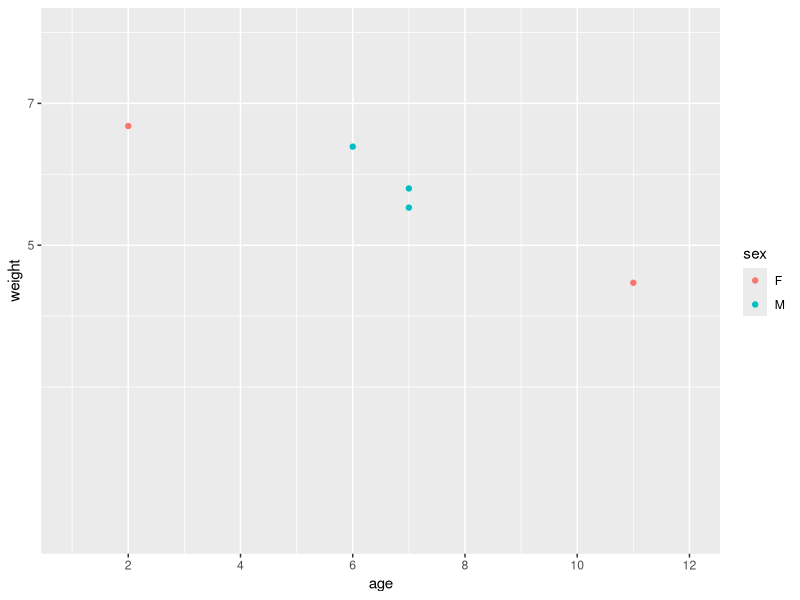
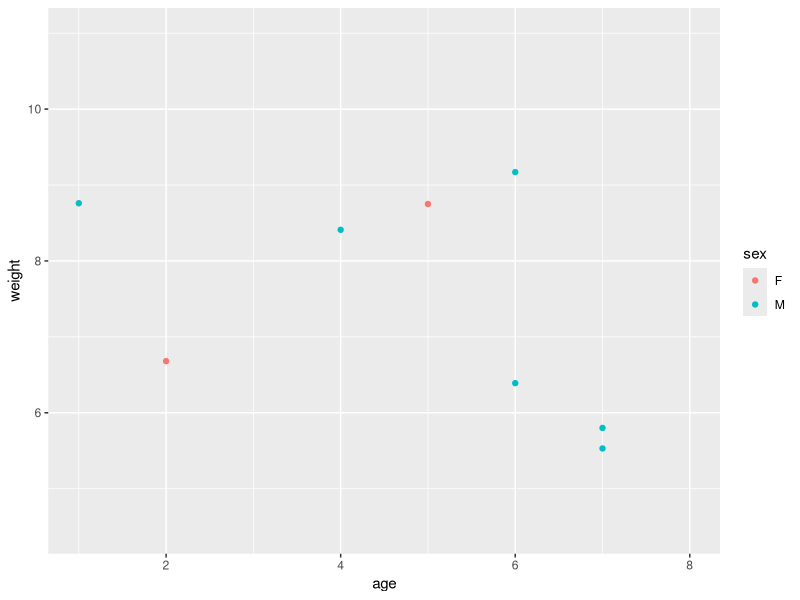
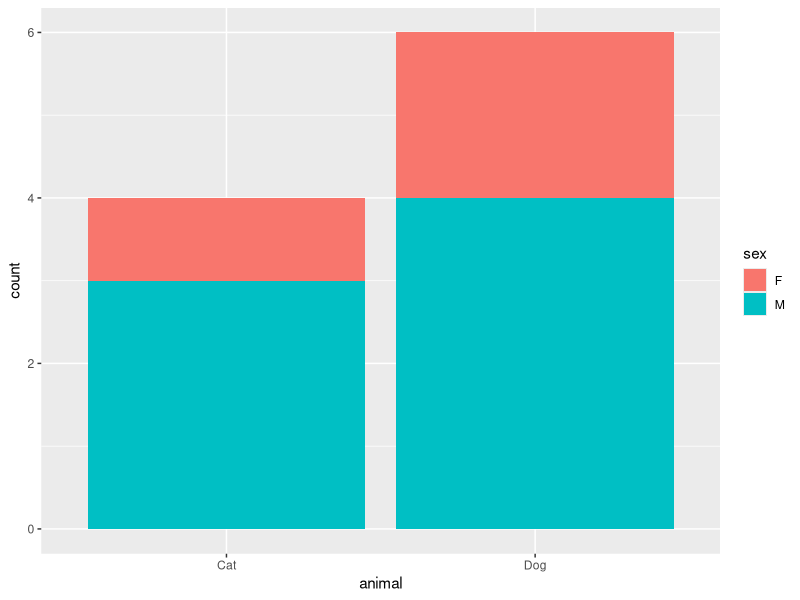
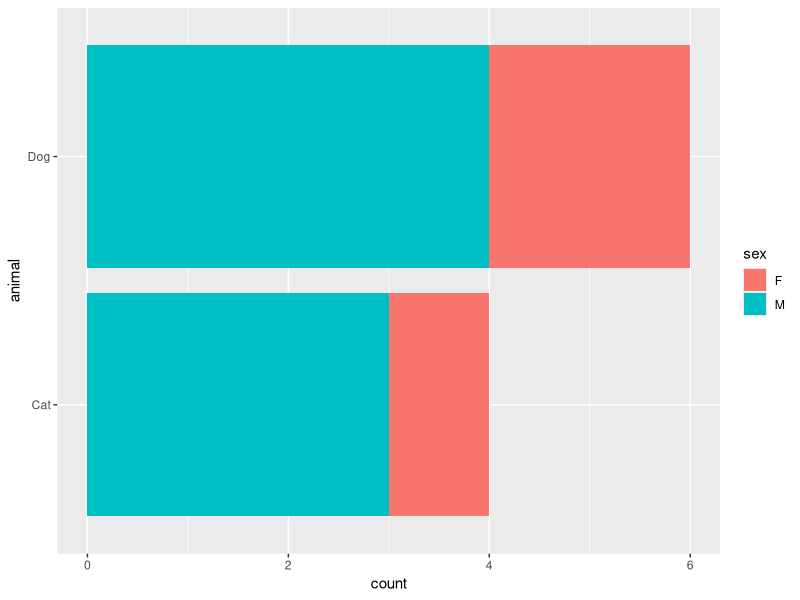
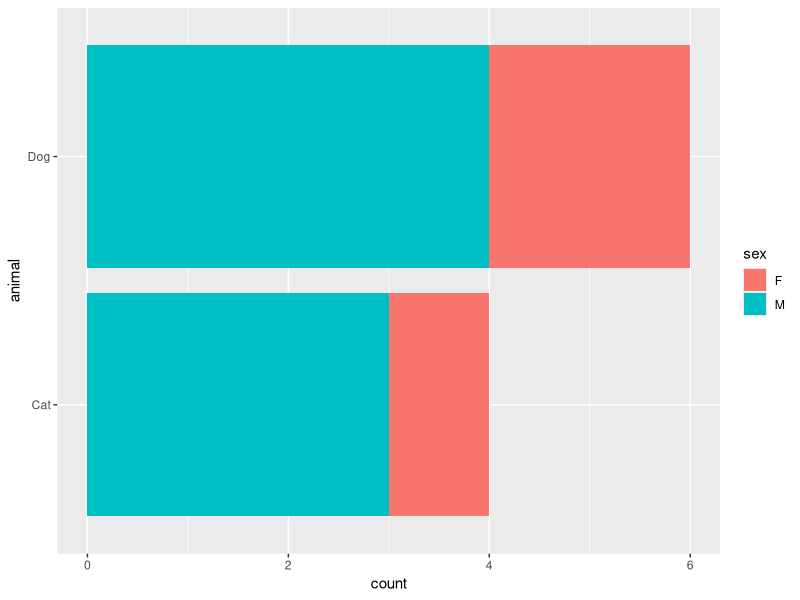
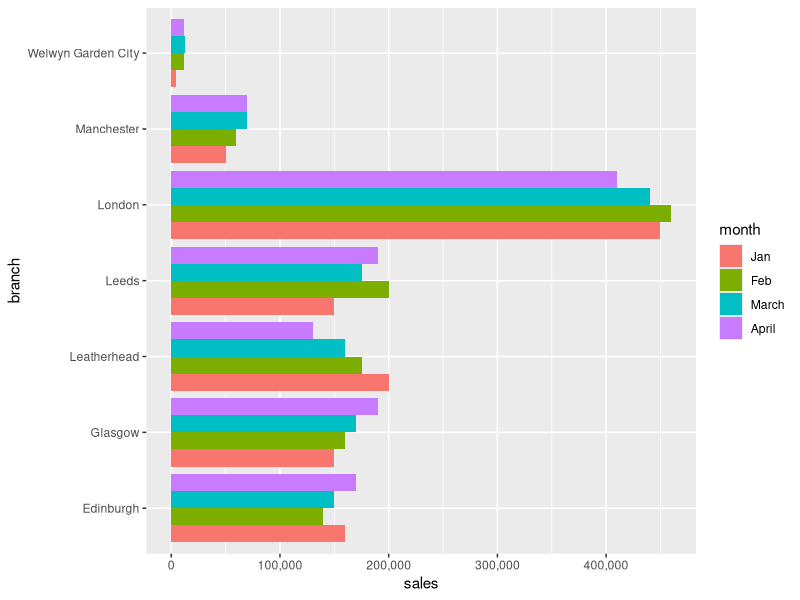
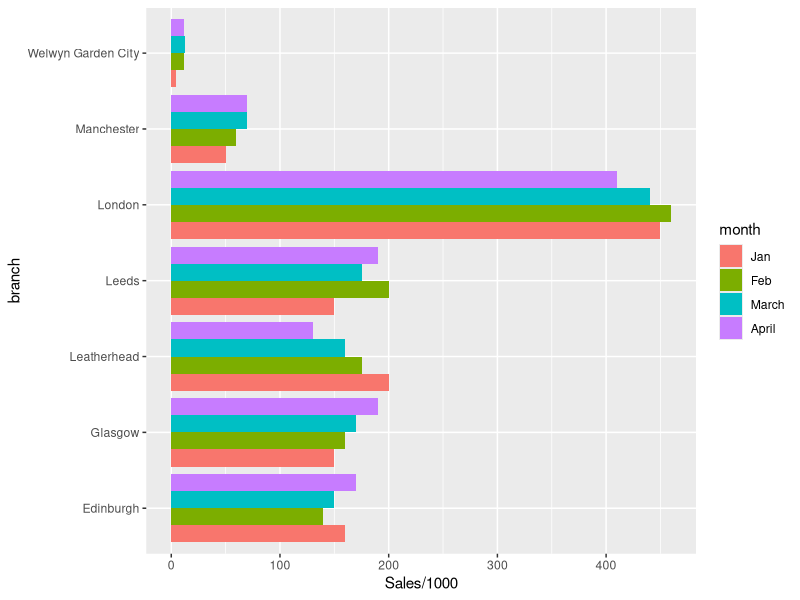

Reproduce these figures in R, in order.
## ---- chunk 1
library(tidyverse)
## ---- chunk 2
pets <- read_csv("data/pets.csv")
## ---- chunk 3
ggplot(pets) +
  aes(x = age, y = weight, colour = sex) +
  geom_point() +
  scale_x_continuous(breaks = seq(2, 14, by = 2)) +
  scale_y_continuous(breaks = c(5, 7, 9, 11), limits = c(1, 8))
## ---- chunk 4
ggplot(pets) + 
  aes(x = age, y = weight, colour = sex) +
  geom_point() +
  xlim(1, 8)
## ---- chunk 5
ggplot(pets) +
  aes(x = animal, fill = sex) +
  geom_bar()
## ---- chunk 6
ggplot(pets) +
  aes(x = animal, fill = sex) +
  geom_bar() +
  coord_flip()
## ---- chunk 7
ggplot(pets) +
  aes(y = animal, fill = sex) +
  geom_bar()
## ---- chunk 8
monthly_sales <- read_csv("data/monthly_sales.csv")
## ---- chunk 9
monthly_sales %>% 
  mutate(month = factor(month, levels = c("Jan", "Feb", "March", "April"))) %>% 
  ggplot() +
  aes(x = branch, y = sales, fill = month) +
  geom_col(position = "dodge") +
  scale_y_continuous(labels = scales::comma) +
  coord_flip()
## ---- chunk 10
monthly_sales %>% 
  mutate(month = factor(month, levels = c("Jan", "Feb", "March", "April"))) %>%
  mutate(sales = sales/1000) %>% 
  ggplot() +
  aes(x = branch, y = sales, fill = month) +
  geom_col(position = "dodge") +
  coord_flip() +
  ylab("Sales/1000")
